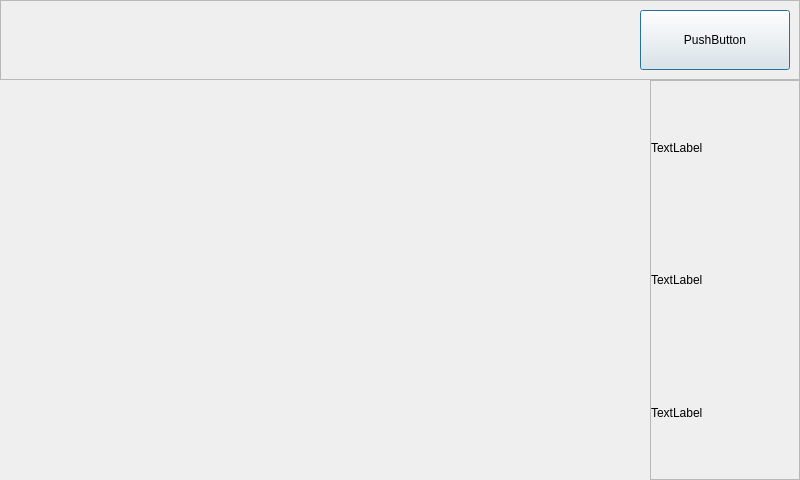
<?xml version="1.0" encoding="UTF-8"?>
<ui version="4.0">
 <class>CoveragePaintDialog</class>
 <widget class="QDialog" name="CoveragePaintDialog">
  <property name="geometry">
   <rect>
    <x>0</x>
    <y>0</y>
    <width>800</width>
    <height>480</height>
   </rect>
  </property>
  <property name="windowTitle">
   <string>Dialog</string>
  </property>
  <layout class="QGridLayout" name="gridLayout_2">
   <property name="leftMargin">
    <number>0</number>
   </property>
   <property name="topMargin">
    <number>0</number>
   </property>
   <property name="rightMargin">
    <number>0</number>
   </property>
   <property name="bottomMargin">
    <number>0</number>
   </property>
   <property name="spacing">
    <number>0</number>
   </property>
   <item row="0" column="0">
    <layout class="QGridLayout" name="gridLayout">
     <property name="spacing">
      <number>0</number>
     </property>
     <item row="0" column="0" colspan="2">
      <widget class="QFrame" name="frame">
       <property name="sizePolicy">
        <sizepolicy hsizetype="Preferred" vsizetype="Maximum">
         <horstretch>0</horstretch>
         <verstretch>0</verstretch>
        </sizepolicy>
       </property>
       <property name="minimumSize">
        <size>
         <width>0</width>
         <height>80</height>
        </size>
       </property>
       <property name="frameShape">
        <enum>QFrame::StyledPanel</enum>
       </property>
       <property name="frameShadow">
        <enum>QFrame::Raised</enum>
       </property>
       <layout class="QHBoxLayout" name="horizontalLayout">
        <item>
         <spacer name="horizontalSpacer">
          <property name="orientation">
           <enum>Qt::Horizontal</enum>
          </property>
          <property name="sizeHint" stdset="0">
           <size>
            <width>619</width>
            <height>20</height>
           </size>
          </property>
         </spacer>
        </item>
        <item>
         <widget class="QPushButton" name="pushButton">
          <property name="minimumSize">
           <size>
            <width>150</width>
            <height>60</height>
           </size>
          </property>
          <property name="text">
           <string>PushButton</string>
          </property>
         </widget>
        </item>
       </layout>
      </widget>
     </item>
     <item row="1" column="0">
      <widget class="CoveragePaintWidget" name="widget" native="true">
       <property name="sizePolicy">
        <sizepolicy hsizetype="Preferred" vsizetype="Maximum">
         <horstretch>0</horstretch>
         <verstretch>0</verstretch>
        </sizepolicy>
       </property>
       <property name="minimumSize">
        <size>
         <width>650</width>
         <height>400</height>
        </size>
       </property>
      </widget>
     </item>
     <item row="1" column="1">
      <widget class="QFrame" name="frame_2">
       <property name="frameShape">
        <enum>QFrame::StyledPanel</enum>
       </property>
       <property name="frameShadow">
        <enum>QFrame::Raised</enum>
       </property>
       <layout class="QVBoxLayout" name="verticalLayout_2">
        <property name="spacing">
         <number>0</number>
        </property>
        <property name="leftMargin">
         <number>0</number>
        </property>
        <property name="topMargin">
         <number>0</number>
        </property>
        <property name="rightMargin">
         <number>0</number>
        </property>
        <property name="bottomMargin">
         <number>0</number>
        </property>
        <item>
         <layout class="QVBoxLayout" name="verticalLayout">
          <item>
           <widget class="QLabel" name="label">
            <property name="text">
             <string>TextLabel</string>
            </property>
           </widget>
          </item>
          <item>
           <widget class="QLabel" name="label_2">
            <property name="text">
             <string>TextLabel</string>
            </property>
           </widget>
          </item>
          <item>
           <widget class="QLabel" name="label_3">
            <property name="text">
             <string>TextLabel</string>
            </property>
           </widget>
          </item>
         </layout>
        </item>
       </layout>
      </widget>
     </item>
    </layout>
   </item>
  </layout>
 </widget>
 <customwidgets>
  <customwidget>
   <class>CoveragePaintWidget</class>
   <extends>QWidget</extends>
   <header>coveragepaintwidget.h</header>
   <container>1</container>
  </customwidget>
 </customwidgets>
 <resources/>
 <connections/>
</ui>
